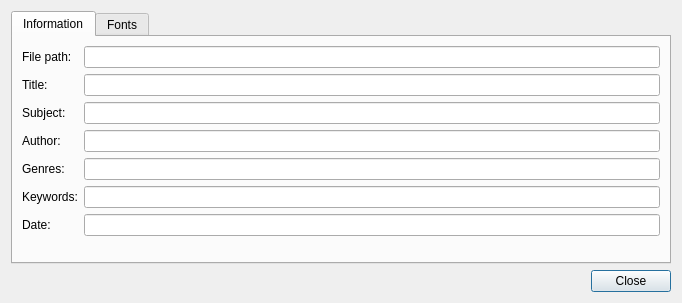
<?xml version="1.0" encoding="UTF-8"?>
<ui version="4.0">
 <class>DocInfoDialog</class>
 <widget class="QDialog" name="DocInfoDialog">
  <property name="geometry">
   <rect>
    <x>0</x>
    <y>0</y>
    <width>682</width>
    <height>303</height>
   </rect>
  </property>
  <property name="windowTitle">
   <string>Document information</string>
  </property>
  <layout class="QVBoxLayout" name="verticalLayout">
   <item>
    <widget class="QTabWidget" name="TabWidget_">
     <property name="currentIndex">
      <number>0</number>
     </property>
     <widget class="QWidget" name="tab">
      <attribute name="title">
       <string>Information</string>
      </attribute>
      <layout class="QFormLayout" name="formLayout_2">
       <item row="0" column="0">
        <widget class="QLabel" name="label">
         <property name="text">
          <string>File path:</string>
         </property>
        </widget>
       </item>
       <item row="0" column="1">
        <widget class="QLineEdit" name="FilePath_">
         <property name="readOnly">
          <bool>true</bool>
         </property>
        </widget>
       </item>
       <item row="1" column="0">
        <widget class="QLabel" name="label_2">
         <property name="text">
          <string>Title:</string>
         </property>
        </widget>
       </item>
       <item row="1" column="1">
        <widget class="QLineEdit" name="Title_">
         <property name="readOnly">
          <bool>true</bool>
         </property>
        </widget>
       </item>
       <item row="2" column="0">
        <widget class="QLabel" name="label_3">
         <property name="text">
          <string>Subject:</string>
         </property>
        </widget>
       </item>
       <item row="2" column="1">
        <widget class="QLineEdit" name="Subject_">
         <property name="readOnly">
          <bool>true</bool>
         </property>
        </widget>
       </item>
       <item row="3" column="0">
        <widget class="QLabel" name="label_4">
         <property name="text">
          <string>Author:</string>
         </property>
        </widget>
       </item>
       <item row="3" column="1">
        <widget class="QLineEdit" name="Author_">
         <property name="readOnly">
          <bool>true</bool>
         </property>
        </widget>
       </item>
       <item row="4" column="0">
        <widget class="QLabel" name="label_5">
         <property name="text">
          <string>Genres:</string>
         </property>
        </widget>
       </item>
       <item row="4" column="1">
        <widget class="QLineEdit" name="Genres_">
         <property name="readOnly">
          <bool>true</bool>
         </property>
        </widget>
       </item>
       <item row="5" column="0">
        <widget class="QLabel" name="label_6">
         <property name="text">
          <string>Keywords:</string>
         </property>
        </widget>
       </item>
       <item row="5" column="1">
        <widget class="QLineEdit" name="Keywords_">
         <property name="readOnly">
          <bool>true</bool>
         </property>
        </widget>
       </item>
       <item row="6" column="0">
        <widget class="QLabel" name="label_7">
         <property name="text">
          <string>Date:</string>
         </property>
        </widget>
       </item>
       <item row="6" column="1">
        <widget class="QLineEdit" name="Date_">
         <property name="readOnly">
          <bool>true</bool>
         </property>
        </widget>
       </item>
      </layout>
     </widget>
     <widget class="QWidget" name="FontsTab_">
      <attribute name="title">
       <string>Fonts</string>
      </attribute>
      <layout class="QVBoxLayout" name="verticalLayout_2">
       <item>
        <widget class="QTreeView" name="FontsView_"/>
       </item>
      </layout>
     </widget>
    </widget>
   </item>
   <item>
    <widget class="QDialogButtonBox" name="buttonBox">
     <property name="orientation">
      <enum>Qt::Horizontal</enum>
     </property>
     <property name="standardButtons">
      <set>QDialogButtonBox::Close</set>
     </property>
    </widget>
   </item>
  </layout>
 </widget>
 <resources/>
 <connections>
  <connection>
   <sender>buttonBox</sender>
   <signal>accepted()</signal>
   <receiver>DocInfoDialog</receiver>
   <slot>accept()</slot>
   <hints>
    <hint type="sourcelabel">
     <x>248</x>
     <y>254</y>
    </hint>
    <hint type="destinationlabel">
     <x>157</x>
     <y>274</y>
    </hint>
   </hints>
  </connection>
  <connection>
   <sender>buttonBox</sender>
   <signal>rejected()</signal>
   <receiver>DocInfoDialog</receiver>
   <slot>reject()</slot>
   <hints>
    <hint type="sourcelabel">
     <x>316</x>
     <y>260</y>
    </hint>
    <hint type="destinationlabel">
     <x>286</x>
     <y>274</y>
    </hint>
   </hints>
  </connection>
 </connections>
</ui>
